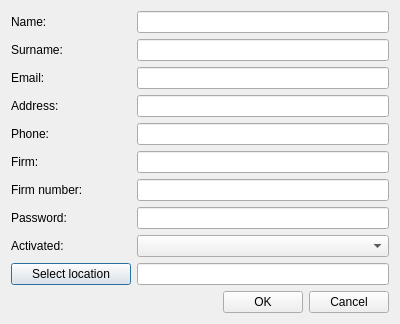
<?xml version="1.0" encoding="UTF-8"?>
<ui version="4.0">
 <class>CreateClient</class>
 <widget class="QDialog" name="CreateClient">
  <property name="geometry">
   <rect>
    <x>0</x>
    <y>0</y>
    <width>400</width>
    <height>310</height>
   </rect>
  </property>
  <property name="sizePolicy">
   <sizepolicy hsizetype="Fixed" vsizetype="Fixed">
    <horstretch>0</horstretch>
    <verstretch>0</verstretch>
   </sizepolicy>
  </property>
  <property name="windowTitle">
   <string>Create/Update client</string>
  </property>
  <property name="locale">
   <locale language="English" country="UnitedStates"/>
  </property>
  <property name="modal">
   <bool>false</bool>
  </property>
  <layout class="QGridLayout" name="gridLayout">
   <property name="leftMargin">
    <number>11</number>
   </property>
   <property name="topMargin">
    <number>11</number>
   </property>
   <property name="rightMargin">
    <number>11</number>
   </property>
   <property name="bottomMargin">
    <number>11</number>
   </property>
   <item row="2" column="1">
    <widget class="QLineEdit" name="emailEdit">
     <property name="toolTip">
      <string>&lt;html&gt;&lt;head/&gt;&lt;body&gt;&lt;p&gt;For example: John.Doe@gmail.com (does not mandatory field)&lt;/p&gt;&lt;/body&gt;&lt;/html&gt;</string>
     </property>
    </widget>
   </item>
   <item row="1" column="0">
    <widget class="QLabel" name="surnameLb">
     <property name="text">
      <string>Surname:</string>
     </property>
    </widget>
   </item>
   <item row="7" column="0">
    <widget class="QLabel" name="passworLb">
     <property name="text">
      <string>Password:</string>
     </property>
    </widget>
   </item>
   <item row="5" column="1">
    <widget class="QLineEdit" name="firmEdit">
     <property name="toolTip">
      <string>&lt;html&gt;&lt;head/&gt;&lt;body&gt;&lt;p&gt;For example: &amp;quot;Mango Company&amp;quot;&lt;/p&gt;&lt;/body&gt;&lt;/html&gt;</string>
     </property>
    </widget>
   </item>
   <item row="8" column="1">
    <widget class="QComboBox" name="activatedCmbBox"/>
   </item>
   <item row="9" column="0">
    <widget class="QPushButton" name="locationBtn">
     <property name="text">
      <string>Select location</string>
     </property>
    </widget>
   </item>
   <item row="7" column="1">
    <widget class="QLineEdit" name="passwordEdit">
     <property name="toolTip">
      <string>&lt;html&gt;&lt;head/&gt;&lt;body&gt;&lt;p&gt;At least 6 characters!&lt;/p&gt;&lt;/body&gt;&lt;/html&gt;</string>
     </property>
     <property name="echoMode">
      <enum>QLineEdit::Password</enum>
     </property>
    </widget>
   </item>
   <item row="0" column="0">
    <widget class="QLabel" name="nameLb">
     <property name="minimumSize">
      <size>
       <width>120</width>
       <height>0</height>
      </size>
     </property>
     <property name="text">
      <string>Name:</string>
     </property>
    </widget>
   </item>
   <item row="4" column="0">
    <widget class="QLabel" name="phoneLb">
     <property name="text">
      <string>Phone:</string>
     </property>
    </widget>
   </item>
   <item row="9" column="1">
    <widget class="QLineEdit" name="locationEdit">
     <property name="readOnly">
      <bool>true</bool>
     </property>
    </widget>
   </item>
   <item row="1" column="1">
    <widget class="QLineEdit" name="surnameEdit">
     <property name="toolTip">
      <string>&lt;html&gt;&lt;head/&gt;&lt;body&gt;&lt;p&gt;For example: Doe&lt;/p&gt;&lt;/body&gt;&lt;/html&gt;</string>
     </property>
    </widget>
   </item>
   <item row="2" column="0">
    <widget class="QLabel" name="emailLb">
     <property name="text">
      <string>Email:</string>
     </property>
    </widget>
   </item>
   <item row="8" column="0">
    <widget class="QLabel" name="activatedLb">
     <property name="text">
      <string>Activated:</string>
     </property>
    </widget>
   </item>
   <item row="0" column="1">
    <widget class="QLineEdit" name="nameEdit">
     <property name="toolTip">
      <string>&lt;html&gt;&lt;head/&gt;&lt;body&gt;&lt;p&gt;For example: John&lt;/p&gt;&lt;/body&gt;&lt;/html&gt;</string>
     </property>
    </widget>
   </item>
   <item row="5" column="0">
    <widget class="QLabel" name="firmLb">
     <property name="text">
      <string>Firm:</string>
     </property>
    </widget>
   </item>
   <item row="6" column="1">
    <widget class="QLineEdit" name="firmNumEdit">
     <property name="toolTip">
      <string>&lt;html&gt;&lt;head/&gt;&lt;body&gt;&lt;p&gt;For example: 5 (does not mandatory field)&lt;/p&gt;&lt;/body&gt;&lt;/html&gt;</string>
     </property>
    </widget>
   </item>
   <item row="3" column="0">
    <widget class="QLabel" name="addressLb">
     <property name="text">
      <string>Address:</string>
     </property>
    </widget>
   </item>
   <item row="4" column="1">
    <widget class="QLineEdit" name="phoneEdit">
     <property name="toolTip">
      <string>&lt;html&gt;&lt;head/&gt;&lt;body&gt;&lt;p&gt;For example: 929999999 (only digits)&lt;/p&gt;&lt;/body&gt;&lt;/html&gt;</string>
     </property>
    </widget>
   </item>
   <item row="3" column="1">
    <widget class="QLineEdit" name="addressEdit">
     <property name="toolTip">
      <string>&lt;html&gt;&lt;head/&gt;&lt;body&gt;&lt;p&gt;For example: Downing St. 88&lt;/p&gt;&lt;/body&gt;&lt;/html&gt;</string>
     </property>
    </widget>
   </item>
   <item row="6" column="0">
    <widget class="QLabel" name="firmNumLb">
     <property name="text">
      <string>Firm number:</string>
     </property>
    </widget>
   </item>
   <item row="10" column="0" colspan="2">
    <layout class="QHBoxLayout" name="horizontalLayout">
     <item>
      <spacer name="horizontalSpacer">
       <property name="orientation">
        <enum>Qt::Horizontal</enum>
       </property>
       <property name="sizeHint" stdset="0">
        <size>
         <width>40</width>
         <height>20</height>
        </size>
       </property>
      </spacer>
     </item>
     <item>
      <widget class="QPushButton" name="okBtn">
       <property name="text">
        <string>OK</string>
       </property>
      </widget>
     </item>
     <item>
      <widget class="QPushButton" name="cancelBtn">
       <property name="text">
        <string>Cancel</string>
       </property>
      </widget>
     </item>
    </layout>
   </item>
  </layout>
 </widget>
 <tabstops>
  <tabstop>nameEdit</tabstop>
  <tabstop>surnameEdit</tabstop>
  <tabstop>emailEdit</tabstop>
  <tabstop>addressEdit</tabstop>
  <tabstop>phoneEdit</tabstop>
  <tabstop>firmEdit</tabstop>
  <tabstop>firmNumEdit</tabstop>
  <tabstop>passwordEdit</tabstop>
  <tabstop>activatedCmbBox</tabstop>
  <tabstop>locationBtn</tabstop>
  <tabstop>locationEdit</tabstop>
  <tabstop>okBtn</tabstop>
  <tabstop>cancelBtn</tabstop>
 </tabstops>
 <resources/>
 <connections/>
</ui>
